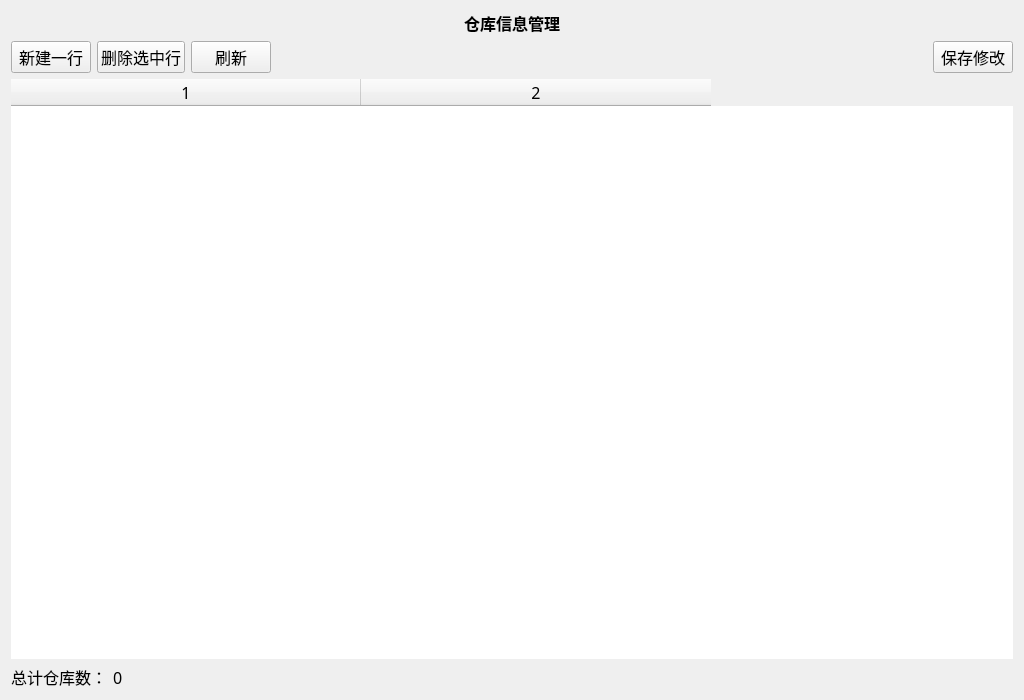
<?xml version="1.0" encoding="UTF-8"?>
<ui version="4.0">
 <class>StoreMgr</class>
 <widget class="QWidget" name="StoreMgr">
  <property name="geometry">
   <rect>
    <x>0</x>
    <y>0</y>
    <width>1024</width>
    <height>700</height>
   </rect>
  </property>
  <property name="font">
   <font>
    <family>楷体</family>
    <pointsize>12</pointsize>
   </font>
  </property>
  <property name="windowTitle">
   <string>Form</string>
  </property>
  <layout class="QVBoxLayout" name="verticalLayout">
   <item>
    <widget class="QLabel" name="label">
     <property name="font">
      <font>
       <family>楷体</family>
       <pointsize>12</pointsize>
       <weight>75</weight>
       <bold>true</bold>
      </font>
     </property>
     <property name="text">
      <string>仓库信息管理</string>
     </property>
     <property name="alignment">
      <set>Qt::AlignCenter</set>
     </property>
    </widget>
   </item>
   <item>
    <layout class="QHBoxLayout" name="horizontalLayout_2">
     <item>
      <widget class="QPushButton" name="btnCreate">
       <property name="text">
        <string>新建一行</string>
       </property>
      </widget>
     </item>
     <item>
      <widget class="QPushButton" name="btnDelete">
       <property name="text">
        <string>删除选中行</string>
       </property>
      </widget>
     </item>
     <item>
      <widget class="QPushButton" name="btnFlush">
       <property name="text">
        <string>刷新</string>
       </property>
      </widget>
     </item>
     <item>
      <spacer name="horizontalSpacer_2">
       <property name="orientation">
        <enum>Qt::Horizontal</enum>
       </property>
       <property name="sizeHint" stdset="0">
        <size>
         <width>40</width>
         <height>20</height>
        </size>
       </property>
      </spacer>
     </item>
     <item>
      <widget class="QPushButton" name="btnSave">
       <property name="text">
        <string>保存修改</string>
       </property>
      </widget>
     </item>
    </layout>
   </item>
   <item>
    <widget class="QTableWidget" name="tableWidget">
     <property name="frameShape">
      <enum>QFrame::NoFrame</enum>
     </property>
     <property name="selectionBehavior">
      <enum>QAbstractItemView::SelectRows</enum>
     </property>
     <property name="columnCount">
      <number>2</number>
     </property>
     <attribute name="horizontalHeaderCascadingSectionResizes">
      <bool>true</bool>
     </attribute>
     <attribute name="horizontalHeaderMinimumSectionSize">
      <number>25</number>
     </attribute>
     <attribute name="horizontalHeaderDefaultSectionSize">
      <number>350</number>
     </attribute>
     <attribute name="verticalHeaderVisible">
      <bool>false</bool>
     </attribute>
     <column/>
     <column/>
    </widget>
   </item>
   <item>
    <layout class="QHBoxLayout" name="horizontalLayout">
     <item>
      <widget class="QLabel" name="label_2">
       <property name="text">
        <string>总计仓库数：</string>
       </property>
      </widget>
     </item>
     <item>
      <widget class="QLabel" name="lblCnt">
       <property name="text">
        <string>0</string>
       </property>
      </widget>
     </item>
     <item>
      <spacer name="horizontalSpacer">
       <property name="orientation">
        <enum>Qt::Horizontal</enum>
       </property>
       <property name="sizeHint" stdset="0">
        <size>
         <width>40</width>
         <height>20</height>
        </size>
       </property>
      </spacer>
     </item>
    </layout>
   </item>
  </layout>
 </widget>
 <resources/>
 <connections/>
</ui>
